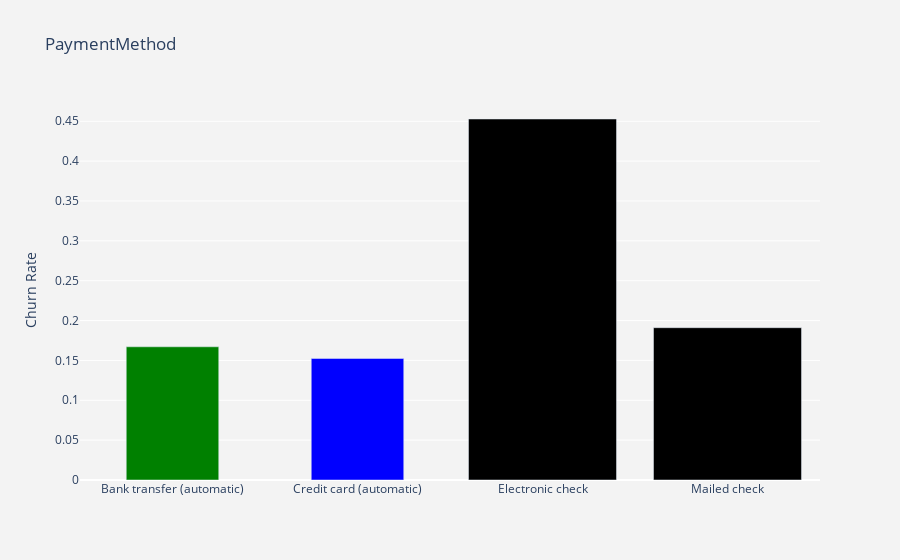

The cell this chart's notebook holds for it:
### Markdown cell above
Customers don’t use Tech Support are more like to churn (~25% difference).

### 1.5 Payment Method

### Code cell
import plotly.graph_objs as go
import plotly.offline as pyoff

df_plot = df_data.groupby('PaymentMethod').Churn.mean().reset_index()

plot_data = [
    go.Bar(
        x=df_plot['PaymentMethod'],
        y=df_plot['Churn'],
        width = [0.5, 0.5],
        marker=dict(
        color=['green', 'blue'])
    )
]
plot_layout = go.Layout(
        xaxis={"type": "category"},
        yaxis={"title": "Churn Rate"},
        title='PaymentMethod',
        plot_bgcolor  = 'rgb(243,243,243)',
        paper_bgcolor  = 'rgb(243,243,243)',
    )
fig = go.Figure(data=plot_data, layout=plot_layout)
pyoff.iplot(fig)

### Figure 1 — Plotly figure (JSON) as saved in the notebook; plotly's stock layout.template omitted (floating-point values rounded to 4 significant figures)
{"data": [{"marker": {"color": ["green", "blue"]}, "type": "bar", "width": [0.5, 0.5], "x": ["Bank transfer (automatic)", "Credit card (automatic)", "Electronic check", "Mailed check"], "y": [0.1671, 0.1524, 0.4529, 0.1911]}], "layout": {"paper_bgcolor": "rgb(243,243,243)", "plot_bgcolor": "rgb(243,243,243)", "title": {"text": "PaymentMethod"}, "xaxis": {"type": "category"}, "yaxis": {"title": {"text": "Churn Rate"}}}}
